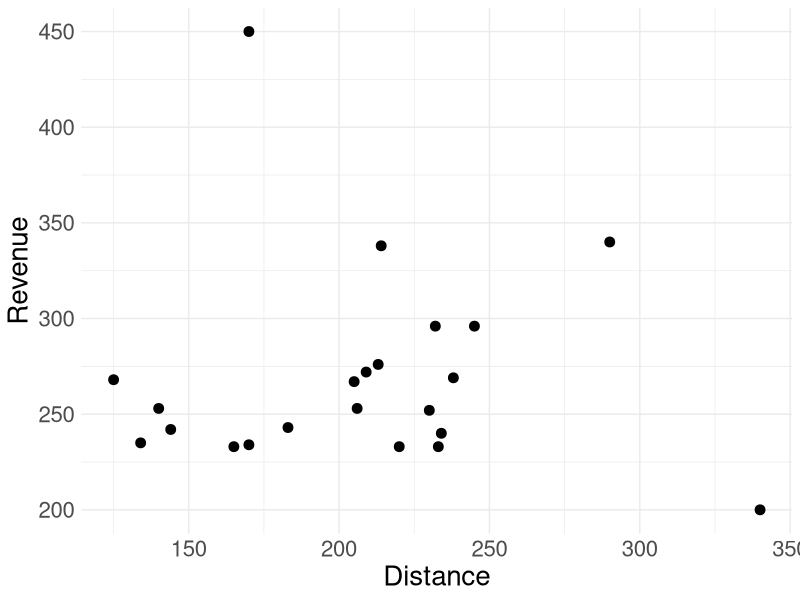
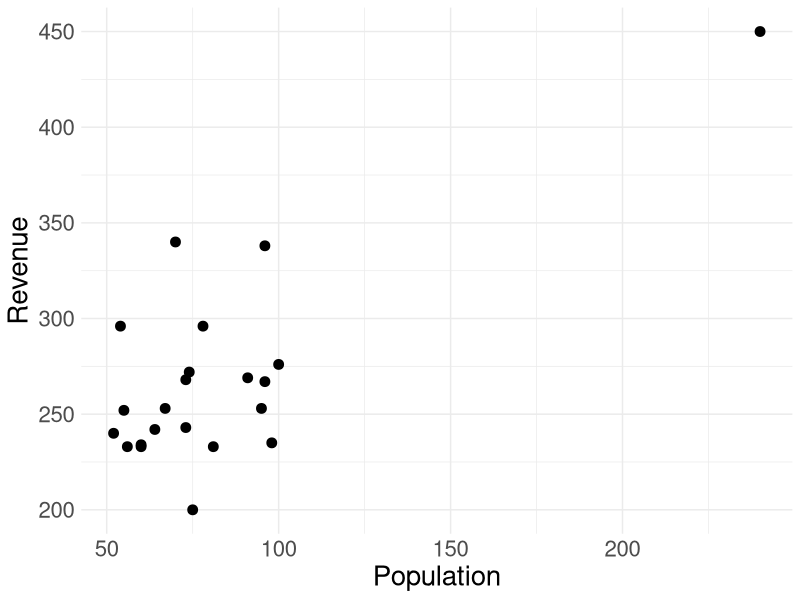

The R source for these figures, in order:
library(tidyverse)
library(ggpubr)

age <- c(25, 25, 28, 32, 32, 32, 38, 42, 48, 51, 51, 58, 62, 65)
chol <- c(180, 195, 186, 180, 210, 197, 239, 183, 204, 221, 243, 208, 228, 269)
fat <- c(19, 28, 19, 16, 24, 20, 31, 20, 26, 24, 32, 21, 21, 30)

data <- tibble(age, chol, fat)

airport <- c(seq(1,22,1))

revenue <- c(233, 272, 253, 296, 268, 296, 276, 235, 253, 233, 240,  267, 338,
             243, 252, 269, 242, 233, 234, 450, 340, 200)

distance <- c(233, 209, 206, 232, 125, 245, 213, 134, 140, 165, 234, 205, 214,
              183, 230, 238, 144, 220, 170, 170, 290, 340)

population <- c(56, 74, 67, 78, 73, 54, 100, 98, 95, 81, 52, 96, 96, 73,
                55, 91, 64, 60, 60, 240, 70, 75)

data <- tibble(airport, revenue, distance, population)

# scatter plots
ggplot(data, aes(x = distance, y = revenue)) +
  geom_point(size=3) +
  theme_minimal() +
  labs(x = "Distance", y = "Revenue") + 
  theme(text = element_text(size=20))

#ggsave("/Users/sseals/Desktop/L99fig3.png")

ggplot(data, aes(x = population, y = revenue)) +
  geom_point(size=3) +
  theme_minimal() +
  labs(x = "Population", y = "Revenue") + 
  theme(text = element_text(size=20))

#ggsave("/Users/sseals/Desktop/L99fig4.png")

# model of interest
m1 <- lm(revenue ~ distance + population, data = data)
summary(m1)

# check for outliers
data$outlier <- abs(rstandard(m1))>2.5

data2 <- filter(data, outlier == FALSE)

# model of interest, without outlier
m2 <- lm(revenue ~ distance + population, data = data2)
summary(m2)
